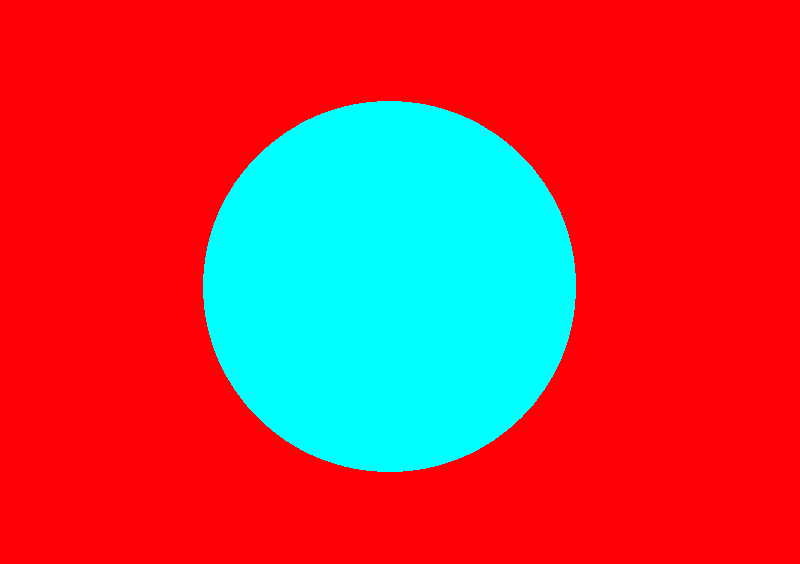
#> input picture tracking/target.png, 800 x 564 px, given in place of the camera
$ python cameracalibration.py   (Python 2 division)   (older library calls are emulated)
#> lines starting #> are read from the running program, lines starting #| are printed output that depends on the picture; after the words box and inside, x2 and y2 are one past the last pixel; in counts of white or black regions, pixels touching at a corner belong together; long printed decimals are rounded
"""Camera Calibration File - Run this once to calculate the focal length of your camera on a red contour """

# import the necessary packages
import numpy as np
import cv2

#runs morphological operations on a binary image
def morphOps(mask):
    kernel = np.ones((5, 5),np.uint8)
    output = cv2.morphologyEx(mask, cv2.MORPH_OPEN, kernel)
    output = cv2.morphologyEx(output, cv2.MORPH_CLOSE, kernel)
    return output

#returns the bounding rectangle around the largest red contour in the image
def find_marker(frame):
	hsv = cv2.cvtColor(frame, cv2.COLOR_BGR2HSV)
	lower = np.array([158, 94, 112], dtype = "uint8")
	upper = np.array([179, 255, 255], dtype = "uint8")
	mask = cv2.inRange(hsv, lower, upper)
	mask = morphOps(mask)
	contours, hierarchy = cv2.findContours(mask.copy(), cv2.RETR_TREE, cv2.CHAIN_APPROX_SIMPLE)
	if contours:
		max_cnt = max(contours, key=cv2.contourArea)
		return cv2.minAreaRect(max_cnt)

def findfocal(pixWidth):
    #compute the focal length given the width of the object in pixels
	return KNOWN_DISTANCE * pixWidth / KNOWN_WIDTH

KNOWN_WIDTH = 3.5 #initialize the object width (currently in inches but can change to any units)
KNOWN_DISTANCE = 12.0 #initialize the distance of the camera from the object (set the this before taking the picture (at that distance))

cap = cv2.VideoCapture(0) #initialize camera capture object

while(1):
	ret, frame = cap.read() #read a frame from the camera
#> frame is the input picture: shape (564, 800, 3); mean B, G, R 65.9, 61.4, 193.6
	marker = find_marker(frame)
#> in find_marker, `hsv = cv2.cvtColor(frame, cv2.COLOR_BGR2HSV)`: hsv: shape (564, 800, 3); mean H, S, V 157.6, 255, 255
#> in find_marker, `mask = cv2.inRange(hsv, lower, upper)`:
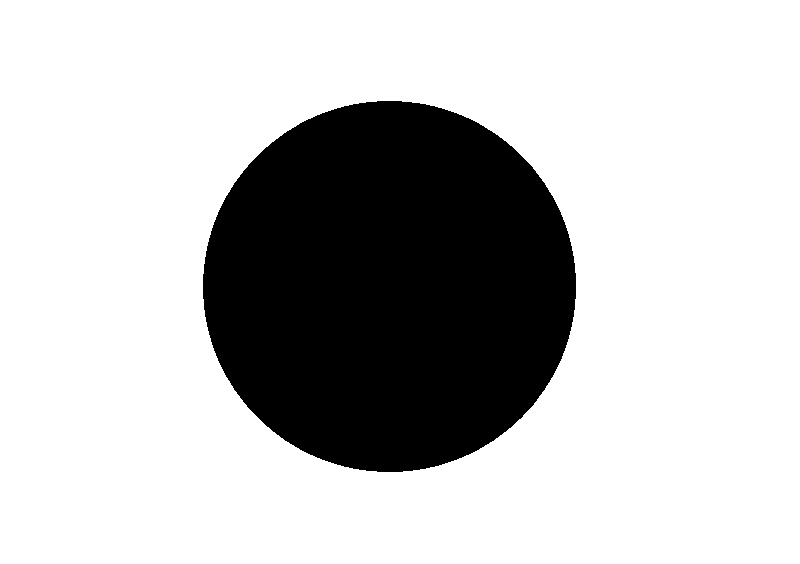
#> mask: shape (564, 800); 75.9% white; 1 black region
#> in find_marker, `contours, hierarchy = cv2.findContours(mask.copy(), cv2.RETR_TREE, cv2..`: contours = 2 contours; box (x1, y1, x2, y2) and area: (0, 0, 800, 564) 449837, (202, 100, 577, 473) 109154
#> in find_marker, `max_cnt = max(contours, key=cv2.contourArea)`: max_cnt = [[0, 0], [0, 563], [799, 563], [799, 0]]
#> marker = ((399.5, 281.5), (563, 799), -90)
	if marker:
		# draw a bounding box around the image
		box = np.int0(cv2.cv.BoxPoints(marker))
#> box = [[799, 563], [0, 563], [0, 0], [799, 0]]
		cv2.drawContours(frame, [box], -1, (0, 255, 0), 2)
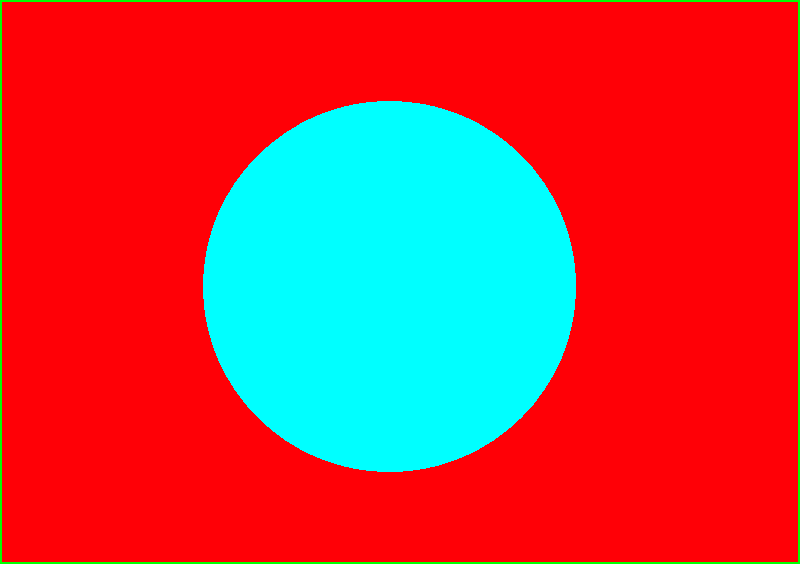
#> frame: shape (564, 800, 3); 1.21% of pixels changed, all inside (x1, y1, x2, y2) = (0, 0, 800, 564)

		cv2.imshow("frame", frame) #display the frame

        #press q when the red bounding box is exactly on the contour to take a picture and save it
        if cv2.waitKey(1) & 0xFF == ord('q'):
#> (key q is pressed here)
            cv2.imwrite("calibration.jpg", frame)
            break

image = cv2.imread("calibration.jpg") #read the image from the file and save it
marker = find_marker(image) #get the minAreaRect of the largest red blob in the image
#> in find_marker (call 2), `hsv = cv2.cvtColor(frame, cv2.COLOR_BGR2HSV)`: hsv: shape (564, 800, 3); mean H, S, V 151.9, 254, 253.6
#> in find_marker (call 2), `mask = cv2.inRange(hsv, lower, upper)`:
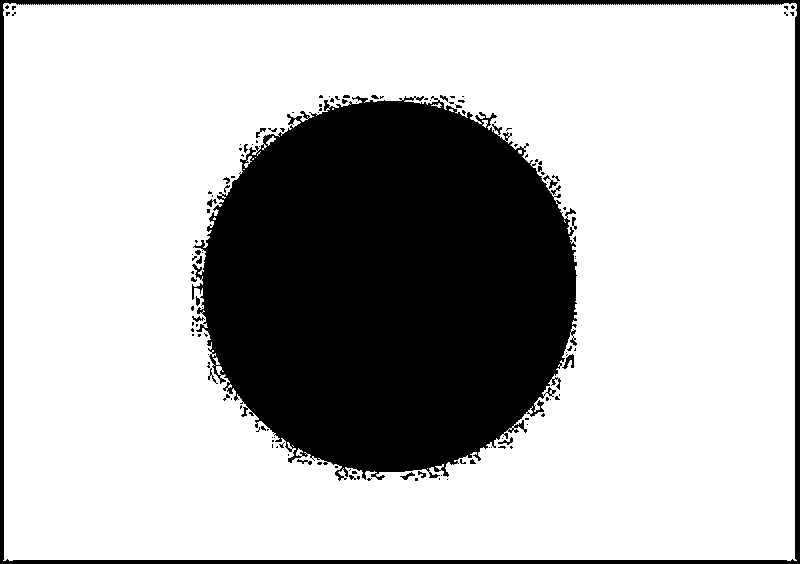
#> mask: shape (564, 800); 72.3% white; 135 black regions (111 under 20 px), largest, box (x1, y1, x2, y2) and area: (192, 96, 577, 481) 111616, (0, 0, 800, 564) 11721, (562, 354, 574, 369) 85
#> in morphOps (call 2), `output = cv2.morphologyEx(mask, cv2.MORPH_OPEN, kernel)`:
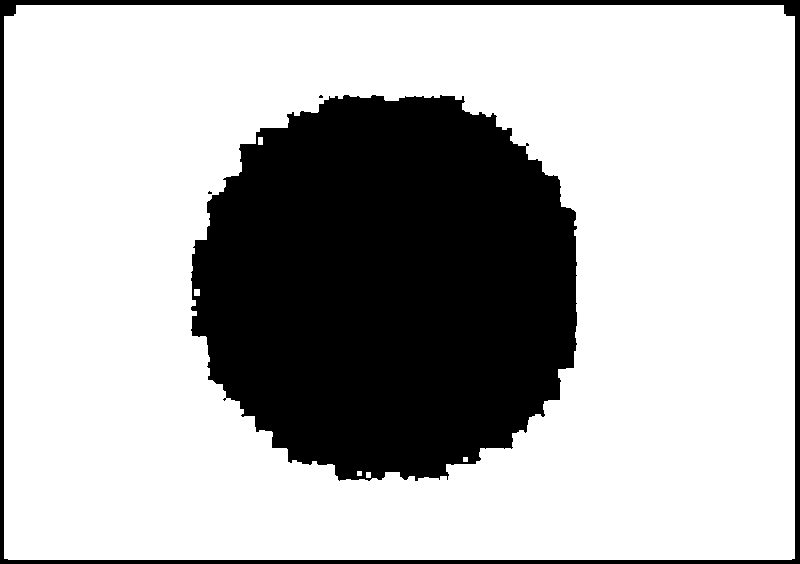
#> output: shape (564, 800); 71% white; 4 black regions (2 under 20 px), largest, box (x1, y1, x2, y2) and area: (191, 95, 577, 481) 118310, (0, 0, 800, 564) 12447
#> in morphOps (call 2), `output = cv2.morphologyEx(output, cv2.MORPH_CLOSE, kernel)`:
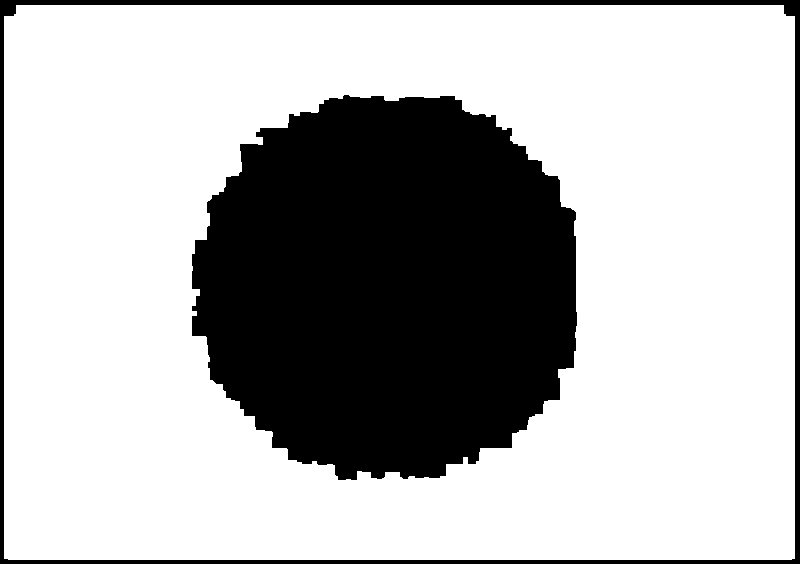
#> output: shape (564, 800); 71.1% white; 2 black regions
#> in find_marker (call 2), `contours, hierarchy = cv2.findContours(mask.copy(), cv2.RETR_TREE, cv2..`: contours = 2 contours; box (x1, y1, x2, y2) and area: (4, 5, 795, 560) 437411, (191, 94, 578, 481) 118726
#> in find_marker (call 2), `max_cnt = max(contours, key=cv2.contourArea)`: max_cnt = contour of 20 points, box (x1, y1, x2, y2) (4, 5, 795, 560), area 437411
#> marker = ((399, 282), (554, 790), -90)
print findfocal(marker[1][0]) #get the focal length and print to screen
#| 1899.429
